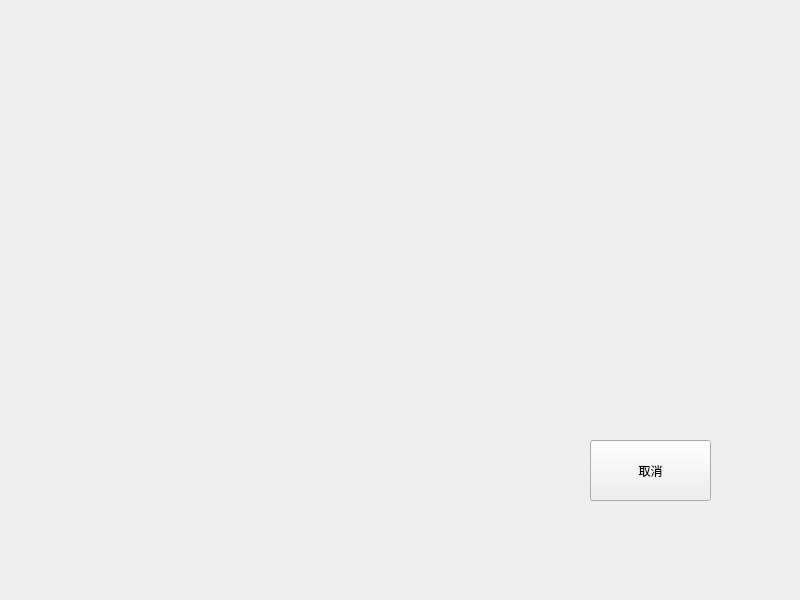
<?xml version="1.0" encoding="UTF-8"?>
<ui version="4.0">
 <class>Form_Settings</class>
 <widget class="QWidget" name="Form_Settings">
  <property name="geometry">
   <rect>
    <x>0</x>
    <y>0</y>
    <width>800</width>
    <height>600</height>
   </rect>
  </property>
  <property name="windowTitle">
   <string>Form</string>
  </property>
  <widget class="QLabel" name="BACKGROUND">
   <property name="geometry">
    <rect>
     <x>0</x>
     <y>0</y>
     <width>800</width>
     <height>600</height>
    </rect>
   </property>
   <property name="text">
    <string/>
   </property>
   <property name="scaledContents">
    <bool>true</bool>
   </property>
  </widget>
  <widget class="QPushButton" name="btn_cancel">
   <property name="geometry">
    <rect>
     <x>590</x>
     <y>440</y>
     <width>121</width>
     <height>61</height>
    </rect>
   </property>
   <property name="text">
    <string>取消</string>
   </property>
  </widget>
 </widget>
 <resources/>
 <connections/>
</ui>
